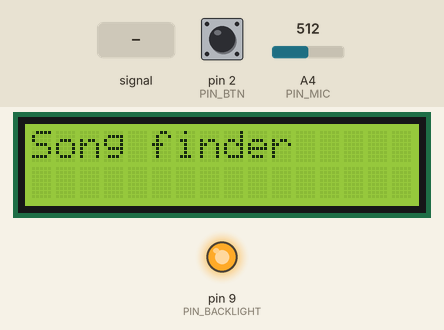
This sketch was run on a simulated Arduino Mega 2560, built with avr-gcc and run on an emulated ATmega2560. Parts: 16×2 character LCD, output pins drawn as LEDs (lit = HIGH). The inputs (shaded band) are chosen by the test bench; at power-on: pin 2 (PIN_BTN) HIGH, A4 (PIN_MIC) = 512. What the sketch prints to the serial monitor is not drawn.

Above: at 2.2 s.
2.3 s: A4 (PIN_MIC) fed a 50 Hz sine of ±306 counts around its level
At 2.45 s:
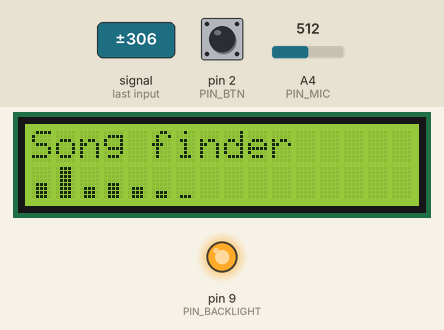
At 3.82 s:
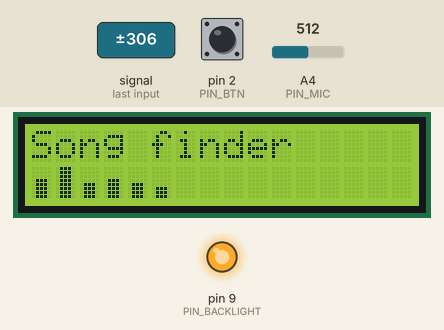
4.0 s: pin 2 (PIN_BTN) pulled LOW for 0.15 s
At 5.3 s:
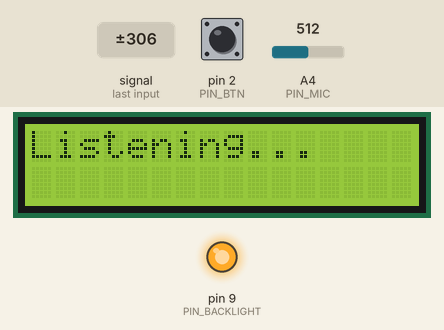
7.1 s: A4 (PIN_MIC) set to 0
Timing chart, 0 to 10.1 s (numbered marks = the images above; inputs shaded):
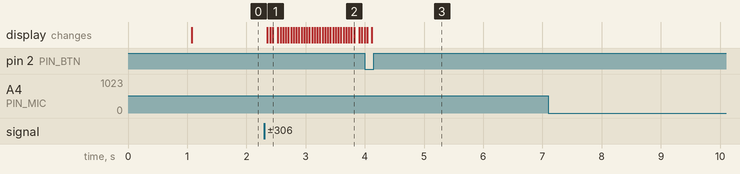

The sketch:

song_finder.ino
```cpp
// Song finder: mic + 16x2 LCD + button.
//   button on pin 2 (or 'g') -> stream 5 s of 8 kHz 8-bit audio from the sound sensor on A4 to the PC
//   "L<text>"                -> top LCD row shows <text> (scrolls when longer than 16 characters)
//   "B<0-255>"               -> backlight brightness
//   "S<1-9>"                 -> analyzer sensitivity (1 = bars stay low, 9 = bars jump easily)
//   "D1" / "D0"              -> debug: print the band amplitudes over serial / stop
// The bottom LCD row is a live 16-band spectrum analyzer of the mic (Goertzel filters, no FFT library).
// Wiring: sensor G -> GND, V -> 5V, S -> A4.  LCD RS 22, E 23, D4-D7 24-27, backlight A -> 220 ohm -> pin 9.
// Button: leg -> pin 2, diagonal leg -> GND.
#include <LiquidCrystal.h>
#include <math.h>

const uint8_t PIN_MIC = A4;
const uint8_t PIN_BTN = 2;
const uint8_t PIN_BACKLIGHT = 9;       // PWM pin: LCD pin 15 (A) connects through the 220 ohm resistor to this pin
const uint8_t BACKLIGHT_DEFAULT = 255; // 0 = off ... 255 = full brightness; the PC can change it with "B<0-255>"
const uint32_t BAUD = 250000;
const uint16_t SAMPLE_RATE = 8000;
const uint8_t SECONDS = 5;
const uint32_t TOTAL = (uint32_t)SAMPLE_RATE * SECONDS;
const uint32_t PERIOD_US = 1000000UL / SAMPLE_RATE;

const uint8_t LCD_COLS = 16;
const uint8_t TEXT_MAX = 120;          // longest text for the top row
const uint8_t SCROLL_GAP = 4;          // blank columns between the end of the text and its restart
const uint32_t SCROLL_MS = 350;        // time per scroll step
const uint8_t HOLD_TICKS = 4;          // scroll steps to pause with the start of the text in view
const uint32_t REDRAW_MS = 10000;      // full LCD re-init, so a glitched display recovers by itself

// Spectrum analyzer (bottom row)
const uint8_t BANDS = LCD_COLS;        // one band per LCD column
const uint8_t VIS_N = 128;             // samples per analysis block: 16 ms at 8 kHz
const float BAND_LOW_HZ = 110.0f;      // left column
const float BAND_HIGH_HZ = 3500.0f;    // right column, bands are spaced logarithmically in between
const float GATE_AMP = 12.0f;          // band amplitude (ADC counts) below this shows nothing: keeps noise off the bars
const float MIN_REF = 48.0f;           // the auto-gain never goes more sensitive than this amplitude = full bar
const uint8_t SENS_DEFAULT = 6;        // 1 (bars stay low) ... 9 (bars jump easily); the PC can change it with "S<1-9>"
const float REF_DECAY = 0.97f;         // how fast the auto-gain relaxes after a loud moment, per frame
const uint8_t BAR_PIXELS = 0b01110;    // bar width inside a character cell (0b11111 = full width)

LiquidCrystal lcd(22, 23, 24, 25, 26, 27);  // RS, E, D4, D5, D6, D7

char line[TEXT_MAX + 4];  // "L" + text + NUL
uint8_t len = 0;
uint32_t lastByte = 0;    // when the last serial byte arrived
char title[TEXT_MAX + 1] = "Song finder";
uint8_t pos = 0;          // scroll position of the top row
uint8_t hold = HOLD_TICKS;
uint32_t lastDraw = 0;
uint32_t lastScroll = 0;
bool btnDown = false;
uint32_t btnChange = 0;

int16_t coeff[BANDS];     // Goertzel coefficients, 2*cos(w) in Q10
int16_t block[VIS_N];     // one block of mic samples
float amp[BANDS];         // measured amplitude per band, in ADC counts
uint8_t level[BANDS];     // bar heights currently shown, 0..8
float ref = MIN_REF;      // auto-gain reference: the amplitude that fills a bar
float thr[8];             // thr[k] = fraction of ref a band needs to reach bar height k + 1
bool debug = false;

// Top row: text that fits is static, longer text shows a 16-column window that wraps around.
void drawTitle() {
  uint8_t n = strlen(title);
  lcd.setCursor(0, 0);
  for (uint8_t i = 0; i < LCD_COLS; i++) {
    char c = ' ';
    if (n <= LCD_COLS) {
      if (i < n) c = title[i];
    } else {
      uint8_t k = (pos + i) % (n + SCROLL_GAP);
      if (k < n) c = title[k];
    }
    lcd.write(c);
  }
}

// Bottom row: one custom character per bar height, 1..8 pixels tall. Level 0 is a blank.
void createBarChars() {
  for (uint8_t h = 1; h <= 8; h++) {
    uint8_t rows[8];
    for (uint8_t r = 0; r < 8; r++) rows[r] = (r >= 8 - h) ? BAR_PIXELS : 0;
    lcd.createChar(h - 1, rows);
  }
}

void drawBars() {
  lcd.setCursor(0, 1);
  for (uint8_t b = 0; b < BANDS; b++) {
    lcd.write(level[b] ? (uint8_t)(level[b] - 1) : (uint8_t)' ');
  }
}

// Full init + redraw. The HD44780 can lose its 4-bit alignment after a glitch (power dip, bumped
// wire, noise on E) and only the init sequence recovers it, so this runs every REDRAW_MS, not once.
// The custom bar characters live in the LCD's own memory, so they are rebuilt here as well.
void draw() {
  lcd.begin(16, 2);
  createBarChars();
  drawTitle();
  drawBars();
  lastDraw = millis();
}

void scrollStep() {
  uint8_t n = strlen(title);
  if (n <= LCD_COLS) return;
  if (hold) {
    hold--;
    return;
  }
  pos = (pos + 1) % (n + SCROLL_GAP);
  if (pos == 0) hold = HOLD_TICKS;
  drawTitle();
}

void setText(const char* text) {
  strncpy(title, text, TEXT_MAX);
  title[TEXT_MAX] = 0;
  pos = 0;
  hold = HOLD_TICKS;
  draw();
  lastScroll = millis();
}

void setupBands() {
  float ratio = powf(BAND_HIGH_HZ / BAND_LOW_HZ, 1.0f / (BANDS - 1));
  float f = BAND_LOW_HZ;
  for (uint8_t b = 0; b < BANDS; b++) {
    coeff[b] = (int16_t)lroundf(2.0f * cosf(2.0f * M_PI * f / SAMPLE_RATE) * 1024.0f);
    f *= ratio;
  }
}

// Sensitivity shapes the curve from signal strength to bar height: height = 8 * (amp/ref)^gamma.
// gamma 0.5 (level 9) boosts weak bands so most bars are tall; gamma 2 (level 1) only lets strong peaks reach the top.
void setSensitivity(uint8_t s) {
  s = constrain(s, 1, 9);
  float gamma = 0.5f + (9 - s) * 0.19f;
  for (uint8_t k = 1; k < 8; k++) thr[k] = powf((k + 0.5f) / 8.0f, 1.0f / gamma);
}

// Sample VIS_N points at SAMPLE_RATE and remove the DC offset (the sensor idles near 0 and swings up).
void sampleBlock() {
  uint32_t next = micros();
  int32_t sum = 0;
  for (uint8_t i = 0; i < VIS_N; i++) {
    while ((int32_t)(micros() - next) < 0) {}
    next += PERIOD_US;
    int16_t v = analogRead(PIN_MIC);
    block[i] = v;
    sum += v;
  }
  int16_t mean = sum / VIS_N;
  for (uint8_t i = 0; i < VIS_N; i++) {
    int16_t x = block[i] - mean;
    block[i] = constrain(x, -500, 500);  // the clamp keeps the fixed-point filter below inside 32 bits
  }
}

// One Goertzel filter per band, then map the amplitudes to bar heights.
void analyze() {
  float top = 0;
  for (uint8_t b = 0; b < BANDS; b++) {
    const int32_t c = coeff[b];
    int32_t s1 = 0, s2 = 0;
    for (uint8_t i = 0; i < VIS_N; i++) {
      int32_t s = block[i] + ((c * s1) >> 10) - s2;
      s2 = s1;
      s1 = s;
    }
    float p = (float)s1 * s1 + (float)s2 * s2 - (c / 1024.0f) * (float)s1 * s2;
    amp[b] = sqrtf(p > 0 ? p : 0) * (2.0f / VIS_N);
    if (amp[b] > top) top = amp[b];
  }
  ref = max(top, ref * REF_DECAY);
  if (ref < MIN_REF) ref = MIN_REF;
  for (uint8_t b = 0; b < BANDS; b++) {
    uint8_t lv = 0;
    if (amp[b] >= GATE_AMP) {
      float v = amp[b] / ref;
      lv = 1;
      for (uint8_t k = 1; k < 8; k++) {
        if (v >= thr[k]) lv = k + 1;
      }
    }
    if (level[b] > 0 && lv + 1 < level[b]) lv = level[b] - 1;  // bars fall one step per frame
    level[b] = lv;
  }
}

void printDebug(uint32_t frameUs) {
  Serial.print('V');
  for (uint8_t b = 0; b < BANDS; b++) {
    Serial.print(' ');
    Serial.print((int)amp[b]);
  }
  Serial.print(' ');
  Serial.print((int)ref);
  Serial.print(' ');
  Serial.println(frameUs / 1000);
}

void handleLine() {
  if (len > 1 && line[0] == 'L') {
    setText(line + 1);
  } else if (len > 1 && line[0] == 'B') {
    analogWrite(PIN_BACKLIGHT, constrain(atoi(line + 1), 0, 255));
  } else if (len > 1 && line[0] == 'S') {
    setSensitivity(atoi(line + 1));
  } else if (len > 1 && line[0] == 'D') {
    debug = line[1] == '1';
  }
}

void capture() {
  Serial.print(F("AUDIO "));
  Serial.println(TOTAL);
  uint32_t next = micros();
  for (uint32_t i = 0; i < TOTAL; i++) {
    while ((int32_t)(micros() - next) < 0) {}
    next += PERIOD_US;
    Serial.write((uint8_t)(analogRead(PIN_MIC) >> 2));  // 10-bit -> 8-bit
  }
}

// True once per press (debounced). Internal pull-up: the pin reads LOW while the button is down.
bool buttonPressed() {
  bool down = digitalRead(PIN_BTN) == LOW;
  if (down != btnDown && millis() - btnChange > 30) {
    btnDown = down;
    btnChange = millis();
    return down;
  }
  return false;
}

// Show feedback on the LCD right away, then stream the audio. The PC script answers with the result.
void listen() {
  memset(level, 0, sizeof(level));
  ref = MIN_REF;
  setText("Listening...");
  capture();
  btnDown = digitalRead(PIN_BTN) == LOW;  // a button still held after the capture must not retrigger
  btnChange = millis();
}

void setup() {
  Serial.begin(BAUD);
  pinMode(PIN_BTN, INPUT_PULLUP);
  pinMode(PIN_BACKLIGHT, OUTPUT);
  analogWrite(PIN_BACKLIGHT, BACKLIGHT_DEFAULT);
  ADCSRA = (ADCSRA & ~0x07) | 0x04;  // ADC clock /16: a read takes ~16 us instead of ~112 us
  setupBands();
  setSensitivity(SENS_DEFAULT);
  delay(1000);  // let the LCD settle after power-up/reset before the init sequence
  draw();
  Serial.println(F("BOOT"));
}

void loop() {
  uint32_t frameStart = micros();
  if (buttonPressed()) listen();
  if (len > 0 && millis() - lastByte > 500) len = 0;  // drop a half-received line so it can't swallow the next command
  while (Serial.available()) {
    lastByte = millis();
    char c = Serial.read();
    if (len == 0 && c == 'g') {
      listen();
    } else if (c == '\n') {
      line[len] = 0;
      handleLine();
      len = 0;
    } else if (c != '\r' && len < sizeof(line) - 1) {
      line[len++] = c;
    }
  }
  uint32_t now = millis();
  if (now - lastDraw >= REDRAW_MS) {
    draw();
  } else if (now - lastScroll >= SCROLL_MS) {
    scrollStep();
    lastScroll = now;
  }
  sampleBlock();
  analyze();
  drawBars();
  if (debug) printDebug(micros() - frameStart);
}
```

Measured:
- after the input at 2.3 s, the display: first changes after 0.06 s (image 1 shows a later state)
- after the input at 7.1 s, every drawn part: stays the same
